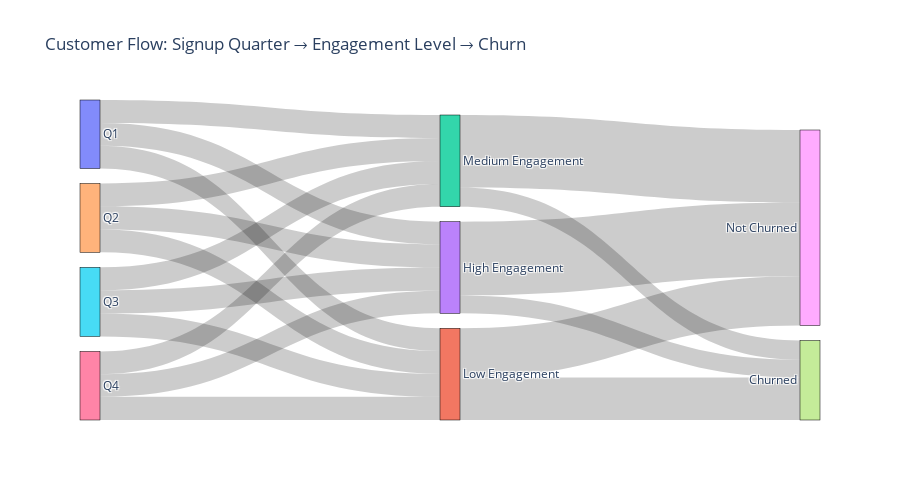

Notebook source saved alongside this figure:
### Code cell
fig = go.Figure(go.Sankey(
    node=dict(
        pad=15,
        thickness=20,
        line=dict(color='black', width=0.5),
        label=list(nodes)
    ),
    link=dict(
        source=links_df['source_id'],
        target=links_df['target_id'],
        value=links_df['value']
    )
))

fig.update_layout(
    title_text='Customer Flow: Signup Quarter → Engagement Level → Churn',
    font_size=12,
    width=900,
    height=500
)

fig.show()

### Figure 1 — Plotly figure (JSON) as saved in the notebook; plotly's stock layout.template omitted (floating-point values rounded to 4 significant figures)
{"data": [{"link": {"source": [0, 0, 0, 4, 4, 4, 5, 5, 5, 6, 6, 6, 1, 1, 2, 2, 3, 3], "target": [1, 2, 3, 1, 2, 3, 1, 2, 3, 1, 2, 3, 7, 8, 7, 8, 7, 8], "value": [4115, 4204, 4134, 4168, 4158, 4195, 4171, 4176, 4211, 4213, 4128, 4127, 7721, 8946, 3477, 13189, 3252, 13415]}, "node": {"label": ["Q1", "Low Engagement", "Medium Engagement", "High Engagement", "Q2", "Q3", "Q4", "Churned", "Not Churned"], "line": {"color": "black", "width": 0.5}, "pad": 15, "thickness": 20}, "type": "sankey"}], "layout": {"font": {"size": 12}, "height": 500, "title": {"text": "Customer Flow: Signup Quarter → Engagement Level → Churn"}, "width": 900}}
